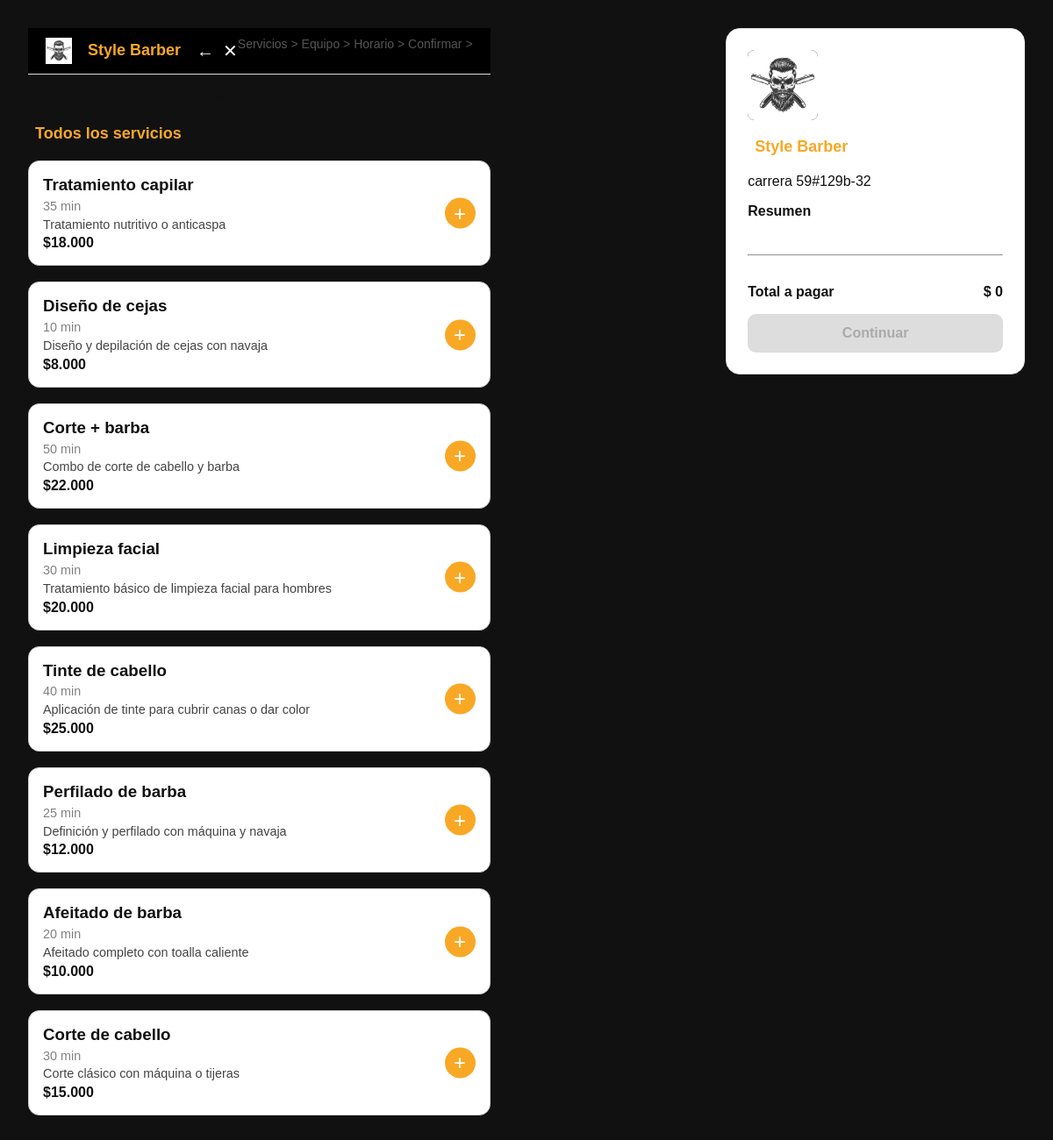
Before: /agendar-cita/servicios with the older database file.
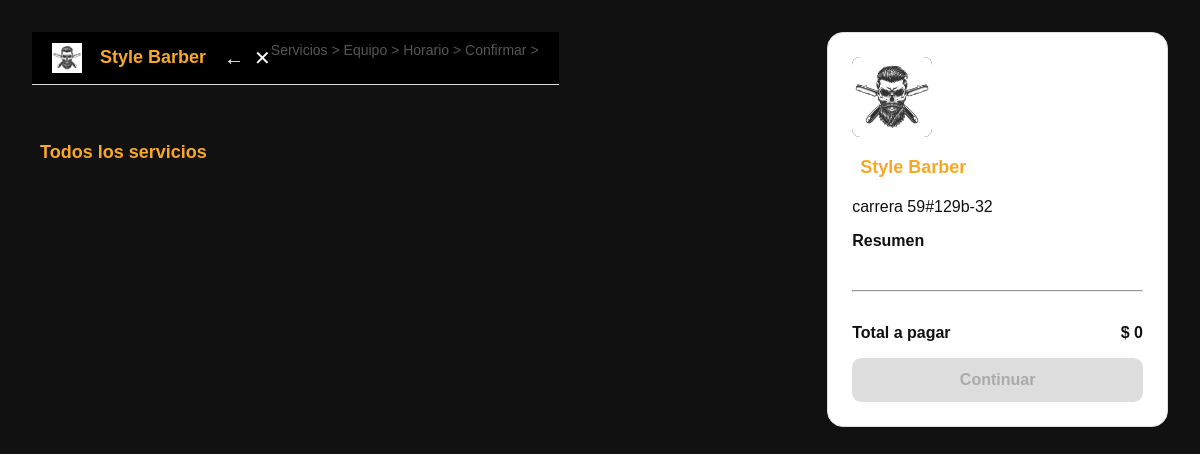
After: the same page with the newer database file.
### tables this page shows
CREATE TABLE `servicios` (
  `id_servicio` int(11) NOT NULL,
  `nombre` varchar(100) NOT NULL,
  `descripcion` text DEFAULT NULL,
  `precio` int(10) NOT NULL,
  `duracion_min` int(11) NOT NULL
);

### index.php (called while the page is built, shortened)
<?php
require_once __DIR__ . "/app/router.php";
$requestUri = $_SERVER['REQUEST_URI'];
$basePath = "/barber";
$route = str_replace($basePath, "", $requestUri);
$route = trim($route, "/");
$router = new Router();
$router->handle($route);
?>

### app/config/Database.php (called while the page is built, shortened)
<?php
class Database {
    private $host = "localhost";
    private $db_name = "style_barber";
    private $username = "root";
    private $password = "";
    private $conn;
    public function __construct() {
        try {
            $this->conn = new PDO(
                "mysql:host={$this->host};dbname={$this->db_name};charset=utf8",
                $this->username,
                $this->password
            );
            $this->conn->setAttribute(PDO::ATTR_ERRMODE, PDO::ERRMODE_EXCEPTION);
        } catch (PDOException $e) {
            die(json_encode([
                "success" => false,
                "message" => "Error de conexión: " . $e->getMessage()
            ]));
        }
    }
    public function getConnection(): PDO {
        return $this->conn;
    }
}
?>

### app/modulos/servicios/modelo.php (called while the page is built, shortened)
<?php
require_once __DIR__ . "/../../config/Database.php";
class Servicio{
    private $conn;
    private $table = 'servicios';
    public function __construct() {
        $db = new Database();
        $this->conn = $db->getConnection();
    }
    public function leerTodos(): array {
        $query = "SELECT * FROM {$this->table} ORDER BY id_servicio DESC";
        $stmt = $this->conn->prepare($query);
        $stmt->execute();
        return $stmt->fetchAll(PDO::FETCH_ASSOC);
    }
}

### app/agendarcita/vista/servicios.php (the view, shortened to what this page needs)
<!DOCTYPE html>
<html lang="en">
<head>
    <link rel="stylesheet" href="/barber/public/css/agendarCita.css">
</head>
<body>
    <div class="container">
    <nav class="navbar">
  <div class="top-action">
    <img src="/barber/public/imagenes/logo.jpg" alt="logo" width="30" height="30" class="me-2">
    <span class="warning-title">Style Barber</span>
    <button class="btn-icon btn-back" title="Volver">←</button>
    <button class="btn-icon btn-cancel" title="Cancelar y volver al inicio">✕</button>
  </div>
  <div class="breadcrumb">
    <span>Servicios</span> &gt;
    <span>Equipo</span> &gt;
    <span>Horario</span> &gt;
    <span>Confirmar</span> &gt;
  </div>
</nav>
<h1>Seleccionar servicios</h1>
        <h2 class="warning-title">Todos los servicios</h2>
        <?php foreach ($stmt as $row): ?>
        <div class="service">
                <h3><?= htmlspecialchars($row['nombre']) ?></h3>
                <p class="duration"><?= $row['duracion_min'] ?> min</p>
                <p class="description">
                   <?= htmlspecialchars($row['descripcion']) ?>
                </p>
                <p class="price">$<?= number_format($row['precio'], 0, ',', '.') ?></p>
                <button class="toggle-btn " data-name="<?= htmlspecialchars($row['nombre']) ?>" data-price="<?= number_format($row['precio'], 0, ',', '.') ?>" onclick="toggleService(this)">+</button>
            </div>
            <br>
        <?php endforeach; ?>
        </div>
    <aside class="sumary">
        <div class="shop-info">
            <img src="/barber/public/imagenes/logo.jpg" alt="Logo Barberia" class="shop-logo">
        </div>
        <strong class="warning-title">Style Barber</strong>
        <p>carrera 59#129b-32</p>
    <div class="sumary-services" id="sumary-list" style="margin-bottom: 1em;">
    </div>
      <hr>
      <div class="total">
       <strong>Total a pagar</strong>
       <strong id="total-amount">$ 0</strong>
      </div>
      <button class="btn-continue"  disabled>Continuar</button>
    </aside>
</body>
</html>

### app/router.php (shortened to what this page needs)
<?php
class Router {
    public function handle(string $route): void {
        $segments = explode("/", trim($route, "/"));
        $mainRoute = $segments[0] ?? "";
        switch ($mainRoute) {
            case "agendar-cita":
                require_once __DIR__ . "/agendarcita/controlador.php";
                $controller = new \App\AgendarCita\AgendarCitaController();
                $controller->index($subRoute);
                break;
        }
    }
}
?>

### app/agendarcita/controlador.php (shortened to what this page needs)
<?php
require_once __DIR__ . "/../modulos/servicios/modelo.php";
require_once __DIR__ . "/../modulos/barberos/modelo.php";
require_once __DIR__ . "/../modulos/clientes/modelo.php";
require_once __DIR__ . "/../modulos/reservas/modelo.php";
class AgendarCitaController {
    private $servicio;
    public function __construct() {
        $this->servicio = new Servicio();
    }
    public function index(string $subRoute = ""): void {
        $sub = $subRoute;
        switch($sub){
            case "servicios":
                $stmt = $this->servicio->leerTodos();
                require __DIR__ . "/vista/servicios.php";
                break;
        }
    }
}

### public/css/agendarCita.css (style rules this page uses)
* { margin: 0; padding: 0; box-sizing: border-box; font-family: sans-serif; }
body { display: flex; justify-content: space-between; padding: 2rem; background-color: #111; color: #111; }
.container { max-width: 60%; }
.breadcrumb { color: gray; margin-bottom: 1rem; font-size: 0.9rem; }
h1 { font-size: 2rem; margin-bottom: 1rem; }
h2 { font-size: 1.3rem; margin-bottom: 1rem; }
.sumary { width: 30%; background-color: white; border: 1px solid #ddd; border-radius: 1rem; padding: 1.5rem; display: flex; flex-direction: column; gap: 1rem; position: sticky; top: 2rem; height: fit-content; }
.shop-info { display: flex; align-items: center; gap: 1rem; }
.shop-logo { width: 80px; height: 80px; border-radius: 0.5rem; object-fit: contain; background-color: black; }
.btn-continue { background-color: #f9a825; color: white; border: none; padding: 0.8rem; border: none; border-radius: 0.6rem; width: 100%; font-size: 1rem; font-weight: bold; cursor: pointer; transition: 0.3s; }
.btn-continue:disabled { background-color: #ddd; color: #aaa; cursor: not-allowed; }
.total { display: flex; justify-content: space-between; font-weight: bold; margin-top: 1rem; }
.btn-icon { background: none; border: none; font-size: 1.5rem; cursor: pointer; color: white; transition: color 0.2s; }
.navbar { display: flex; justify-content: space-between; align-items: center; background-color: black; border-bottom: 1px solid #ddd; padding: 10px 20px; position: sticky; top: 0; z-index: 1000; }
.top-action { display: flex; gap: 10px; }
.btn-icon { background-color: transparent; border: none; font-size: 20px; cursor: pointer; }
.breadcrumb { font-size: 14px; color: #555; }
.warning-title { color: #f9a825; padding: 4px 8px; border-radius: 6px; font-weight: bold; font-size: 18px; display: inline-block; }
.service { border: 1px solid #ccc; border-radius: 0.8rem; background-color: white; padding: 1rem; position: relative; transition: border 0.3s; }
.service h3 { font-weight: bold; }
.service .duration { font-size: 0.9rem; color: gray; margin: 0.3rem 0; }
.service .description { font-size: 0.9rem; color: #444; margin: 0.3rem 0; }
.service .price { font-weight: bold; }
.service button { align-items: flex-end; border: none; font-size: 1.5rem; border-radius: 50%; width: 35px; height: 35px; cursor: pointer; background-color: #f9a825; color: white; }
.toggle-btn { position: absolute; right: 1rem; top: 50%; transform: translateY(-50%); border: none; font-size: 1.5rem; border-radius: 50%; width: 35px; height: 35px; cursor: pointer; background-color: #ddd; color: black; transition: all 0.3s ease; }

Changed rows visible on the page:
removed servicios: nombre "Tratamiento capilar", duracion_min "35", descripcion "Tratamiento nutritivo o anticaspa", precio "18.000"
removed servicios: nombre "Diseño de cejas", duracion_min "10", descripcion "Diseño y depilación de cejas con navaja", precio "8.000"
removed servicios: nombre "Corte + barba", duracion_min "50", descripcion "Combo de corte de cabello y barba", precio "22.000"
removed servicios: nombre "Limpieza facial", duracion_min "30", descripcion "Tratamiento básico de limpieza facial para hombres", precio "20.000"
removed servicios: nombre "Tinte de cabello", duracion_min "40", descripcion "Aplicación de tinte para cubrir canas o dar color", precio "25.000"
removed servicios: nombre "Perfilado de barba", duracion_min "25", descripcion "Definición y perfilado con máquina y navaja", precio "12.000"
removed servicios: nombre "Afeitado de barba", duracion_min "20", descripcion "Afeitado completo con toalla caliente", precio "10.000"
removed servicios: nombre "Corte de cabello", duracion_min "30", descripcion "Corte clásico con máquina o tijeras", precio "15.000"
